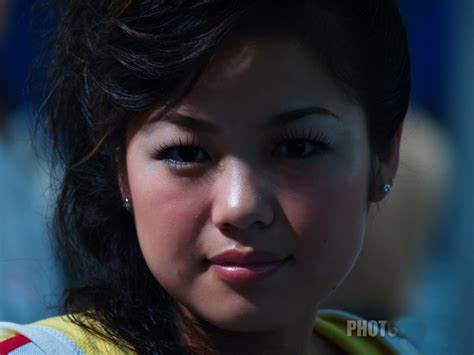
%> input picture assets/dark_character.jpg, 474 x 355 px
$ octave image_filtering.m   (GNU Octave 9; MATLAB toolbox functions it lacks are replaced by stand-ins)
%> lines starting %> are read from the running program, lines starting %| are printed output that depends on the picture
close all;
clearvars;
origin = imread('assets/dark_character.jpg');
%> origin is the input picture: size 355x474x3 uint8; mean R, G, B 44.4, 48.2, 57
gray = rgb2gray(origin);
gray = im2double(gray);
%> gray: size 355x474 double
imshow(gray);
f = fft2(gray);
f = fftshift(f);
[angle, radius] = cart2pol(real(f), imag(f));
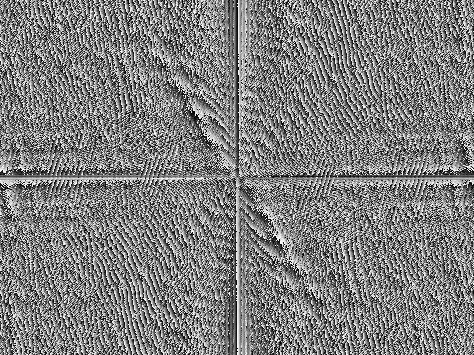
%> angle: size 355x474 double; min -3.14, max 3.14, mean -2.53e-19; drawn with min black and max white
magnitude_log = log(radius + 1);
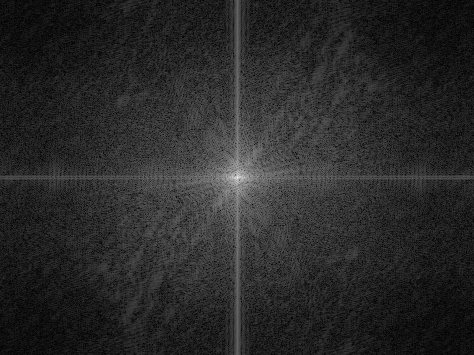
%> magnitude_log: size 355x474 double; min 0.0103, max 10.36, mean 1.7; drawn with min black and max white
figure;
imshow(magnitude_log,[]);

imgsize = size(f);
%> imgsize = [355 474]

%pol2cart


center = fliplr(imgsize./2);
%> center = [237 177.5]

d1 = 50;
d2 = 50;
r = 200;
n = 2.5;
butterworth_low = zeros(imgsize);
butterworth_high = zeros(imgsize);
laplace = zeros(imgsize);
for i = 1 : imgsize(1)
    for j = 1 : imgsize(2)
        butterworth_low(i,j)=1/(1+power(norm([j,i] - center)/d1, 2 * n));
        butterworth_high(i,j)=1/(1+power(d2/norm([j,i] - center), 2 * n));
        laplace(i,j)=-4 * pi * power(norm([j,i] - center), 2)/r;
    end
end
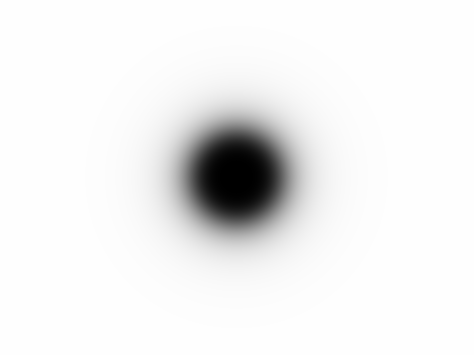
%> butterworth_high: size 355x474 double; min 1e-10, max 1, mean 0.939
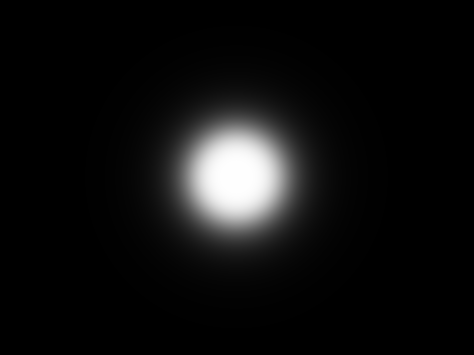
%> butterworth_low: size 355x474 double; min 0.000137, max 1, mean 0.0613
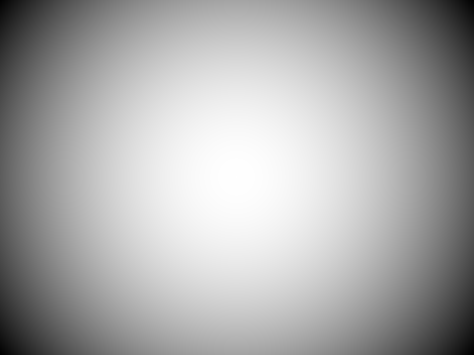
%> laplace: size 355x474 double; min -5508.8, max -0.0157, mean -1836.3; drawn with min black and max white
filtered_radius = radius.*butterworth_low;
[x, y] = pol2cart(angle, filtered_radius);
f1 = x + 1i*y;
after1 = ifft2(f1);
figure
imshow(abs(after1), []);

filtered_radius = radius.*butterworth_high;
[x, y] = pol2cart(angle, filtered_radius);
f1 = x + 1i*y;
after2 = ifft2(f1);
figure
imshow(abs(after2), []);
% imshow(abs(after2)+gray, []);

filtered_radius = radius.*laplace;
[x, y] = pol2cart(angle, filtered_radius);
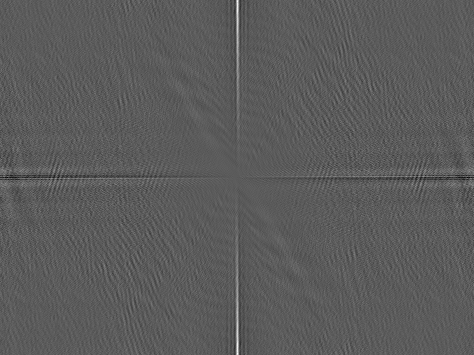
%> x: size 355x474 double; min -63060.3, max 112533.4, mean 59.1; drawn with min black and max white
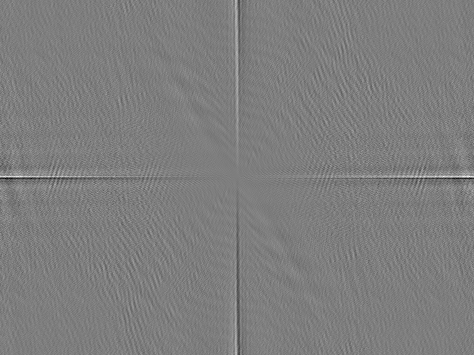
%> y: size 355x474 double; min -88645.3, max 90183.6, mean -0.5; drawn with min black and max white
f1 = x + 1i*y;
after3 = ifft2(f1);
figure
abs3 = abs(after3);
imshow(abs3, []);
% imshow(abs3./max(abs3, [], 'all') + gray, []);
